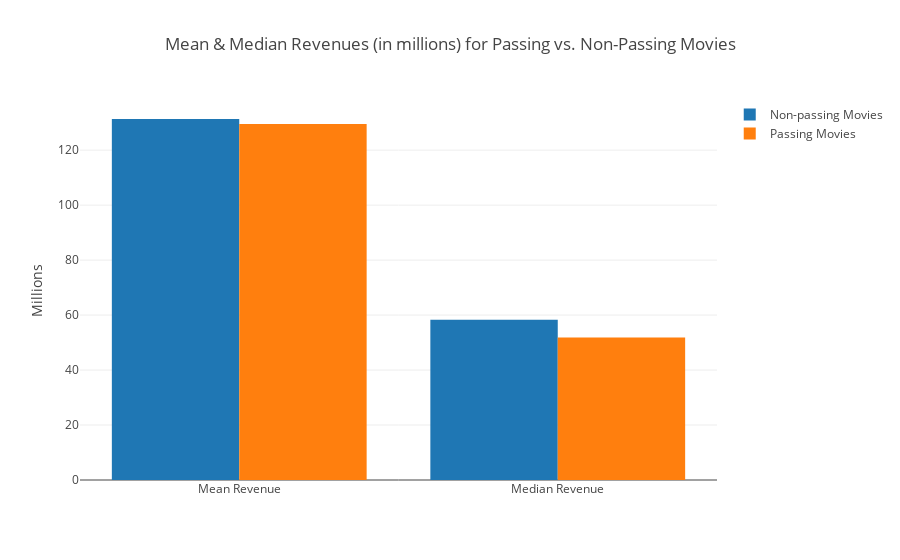

The notebook cell saved with this chart:
### Code cell
trace0 = go.Bar(
    x=['Mean Revenue', 'Median Revenue'],
    y=[val for val in mean_median_revenue.values[0]],
    name='Non-passing Movies'    
)

trace1 = go.Bar(
    x=['Mean Revenue', 'Median Revenue'],
    y=[val for val in mean_median_revenue.values[1]],
    name='Passing Movies'    
)

data = [trace0, trace1]    
layout = go.Layout(
    title="Mean & Median Revenues (in millions) for Passing vs. Non-Passing Movies", 
    yaxis=dict(title="Millions"),
    barmode='group'
)

fig = go.Figure(data=data, layout=layout)
iplot(fig)

### Figure 1 — Plotly figure (JSON) as saved in the notebook; plotly's stock layout.template omitted (floating-point values rounded to 4 significant figures)
{"data": [{"name": "Non-passing Movies", "type": "bar", "uid": "6d2c84aa-fea1-445a-a67f-903944c33dbe", "x": ["Mean Revenue", "Median Revenue"], "y": [131.3, 58.35]}, {"name": "Passing Movies", "type": "bar", "uid": "d166420f-1a52-4d81-87cc-d8d9f6dae2cb", "x": ["Mean Revenue", "Median Revenue"], "y": [129.6, 51.84]}], "layout": {"autosize": true, "barmode": "group", "title": {"text": "Mean & Median Revenues (in millions) for Passing vs. Non-Passing Movies"}, "xaxis": {"autorange": true, "range": [-0.5, 1.5], "type": "category"}, "yaxis": {"autorange": true, "range": [0, 138.3], "title": {"text": "Millions"}, "type": "linear"}}}
